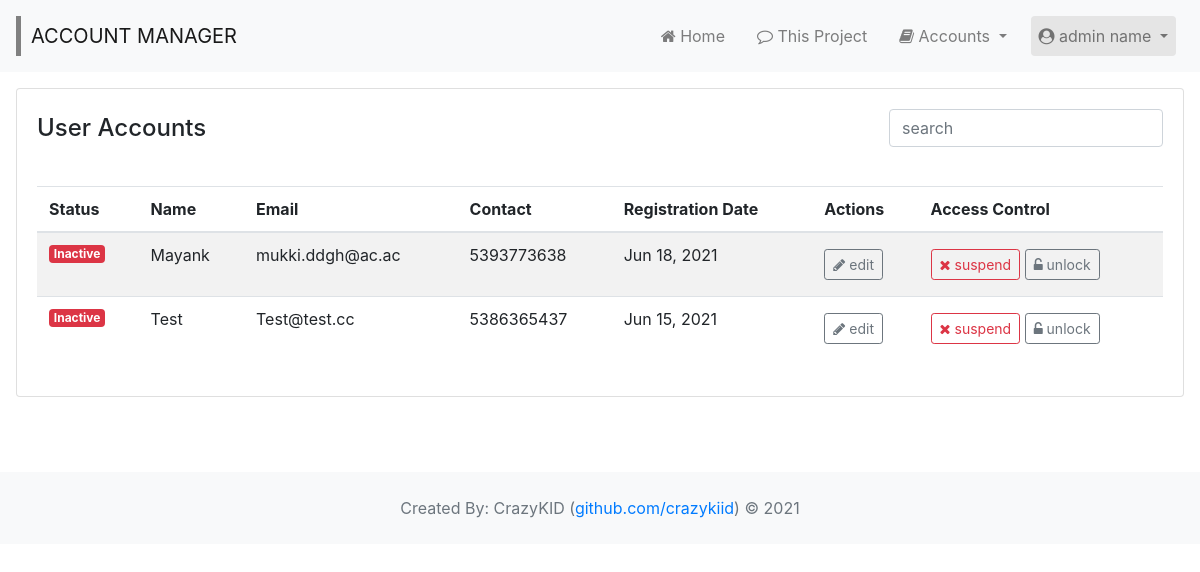
The app's page /accounts/inactive, older data.
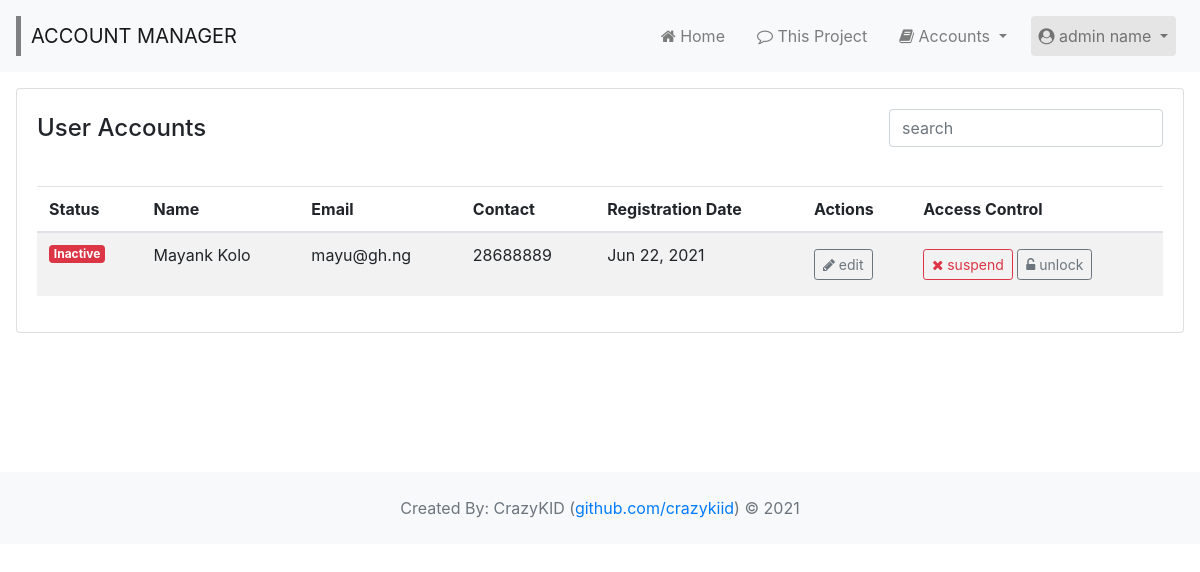
The same page, newer data.
### wsite/models.py (models this page shows, shortened)
class user_accounts(models.Model):
  _id = models.AutoField(primary_key=True)
  _name = models.CharField(max_length=63)
  _email = models.CharField(max_length=63, unique=True)
  _contact = models.CharField(max_length=10)
  _password = models.CharField(max_length=255)
  _status = models.IntegerField(default=0)
  _reg_at = models.DateTimeField(auto_now_add=True)

### wsite/views.py (the view)
# urls.py: path('accounts/inactive', views.usersDct, name = 'inactive_users'),
def usersDct(request):
  users_inactive = user_accounts.objects.filter(_status=0).order_by('-_id')
  return render(request, 'accounts/inactive.html', { 'users' : users_inactive })

### wsite/templatetags/custom_tags.py (called while the page is built)
def underscorefix(obj, attribute):
  return getattr(obj, attribute)

### wsite/templates/accounts/inactive.html (shortened to what this page needs)
{% extends 'layout/layout.html' %}
{% load custom_tags %}
{% block page %}
{% include 'layout/header.html' %}
<div class="container-fluid p-3" style="min-height:400px">
	<section>
		<div class="card">
			<div class="card-body">
				<div class="d-flex flex-column flex-lg-row justify-content-between">
					<h4 style="padding:5px 0px 35px;">User Accounts</h4>
					<div class="form-group pull-right">
					    <input type="text" class="search form-control" placeholder="search">
					</div>
				</div>
				<div class="table-responsive">
				<table class="table table-striped">
					<thead>
					    <tr>
					      <th scope="col">Status</th>
					    	<th scope="col">Name</th>
					    	<th scope="col">Email</th>
					    	<th scope="col">Contact</th>
					    	<th scope="col">Registration Date</th>
					    	<th scope="col">Actions</th>
					    	<th scope="col">Access Control</th>
					    </tr>
					</thead>
					<tbody class="u-list">
						{% if users.count > 0 %}
						  {% for user in users %}
					    <tr>
					    	<td>
					    	  {% if user|usfix:'_status' == 0 %}
					    	  <span class="badge badge-danger">Inactive</span
					    	  {% elif user|usfix:'_status' == 1 %}
                  <span class="badge badge-success">Active</span>
                  {% elif user|usfix:'_status' == 9 %}
                  <span class="badge badge-dark">Suspended</span>
                  {% else %}
                  <span class="badge badge-secondary">Unknown</span>
                  {% endif %}
					    	</td>
					    	<td>{{ user|usfix:'_name' }}</td>
					    	<td>{{ user|usfix:'_email' }}</td>
					    	<td>{{ user|usfix:'_contact' }}</td>
					    	<td>{{ user|usfix:'_reg_at'|date:'M d, Y'}}</td>
					    	<td>
					    	  <a class="btn btn-outline-secondary btn-sm my-1" href="{% url 'update_user' user|usfix:'_id' %}" role="button" data-toggle="tooltip" data-placement="bottom" title="Edit Account Details"><i class="fa fa-pencil" aria-hidden="true"></i> edit</a>
					    	</td>
					    	<td>
					    	  {% if user|usfix:'_status' == 9 %}
								  <a class="btn btn-outline-success btn-sm my-1" href="{% url 'activate_user' user|usfix:'_id' %}" role="button" data-toggle="tooltip" data-placement="bottom" title="Activate Account"><i class="fa fa-check" aria-hidden="true"></i> activate</a>
					    		{% elif user|usfix:'_status' == 0 %}
					    		<a class="btn btn-outline-danger btn-sm my-1" href="{% url 'suspend_user' user|usfix:'_id' %}" role="button" data-toggle="tooltip" data-placement="bottom" title="De-activate Account"><i class="fa fa-times" aria-hidden="true"></i> suspend</a>
					    		<a class="btn btn-outline-secondary btn-sm my-1" href="{% url 'unlock_user' user|usfix:'_id' %}" role="button" data-toggle="tooltip" data-placement="bottom" title="Unlock Account"><i class="fa fa-unlock-alt" aria-hidden="true"></i> unlock</a>
					     		{% endif %}
					      </td>
					    </tr>
					    {% endfor %}
					  {% else %}
					    <tr>
					    	<td colspan="7" style="padding:1rem .75rem;">No User Found.</td>
					    </tr>
					  {% endif %}
				  </tbody>
				</table>
				</div>
			</div>
		</div>
	</section>
</div>
{% include 'layout/footer.html' %}
{% endblock page %}

Row changes from the older to the newer data that the page shows:
removed user_accounts: _name "Mayank", _email "mukki.ddgh@ac.ac", _contact "5393773638", _reg_at "Jun 18, 2021"
removed user_accounts: user "Test", _email "Test@test.cc", _contact "5386365437", _reg_at "Jun 15, 2021"
added user_accounts: _name "Mayank Kolo", _email "mayu@gh.ng", _contact "28688889", _reg_at "Jun 22, 2021"
